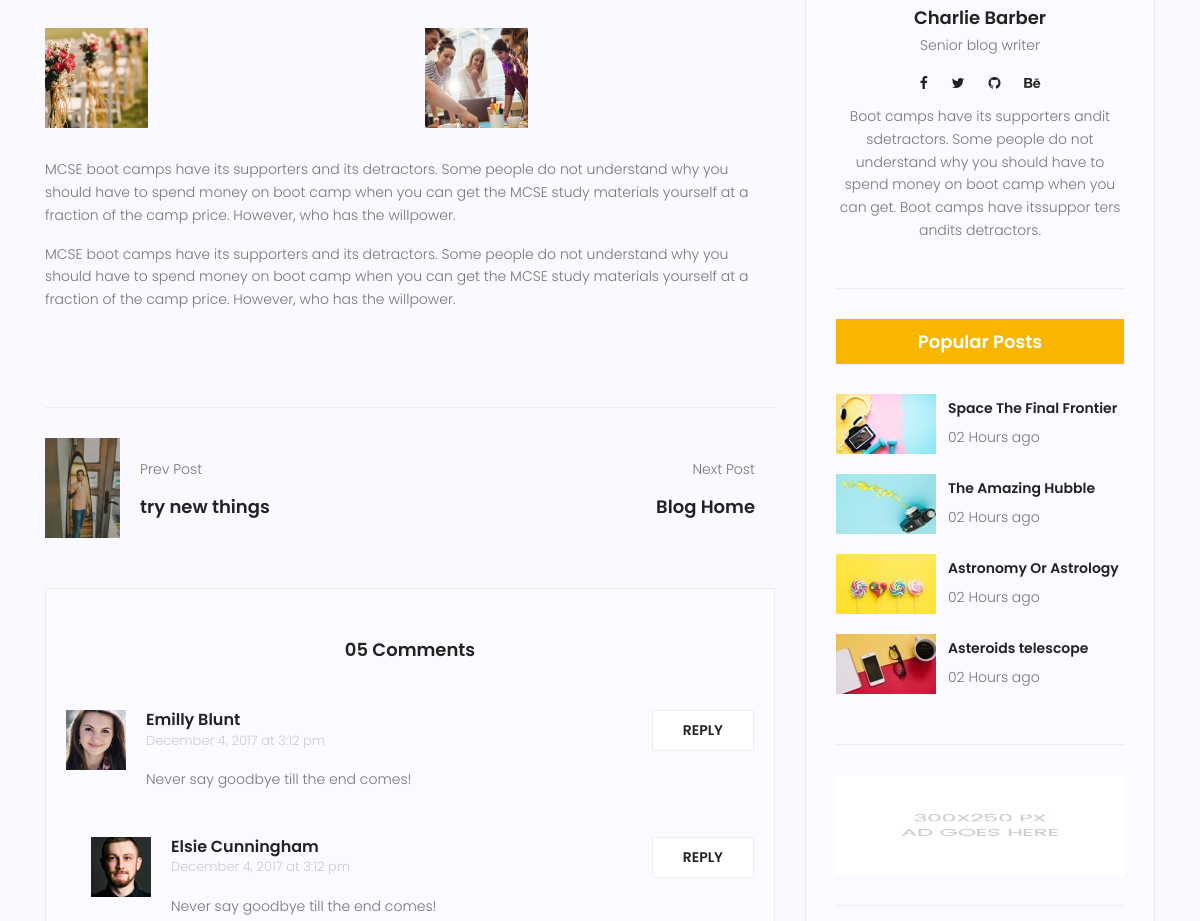
/blog/2 (middle part), run on an earlier commit of the app's database.
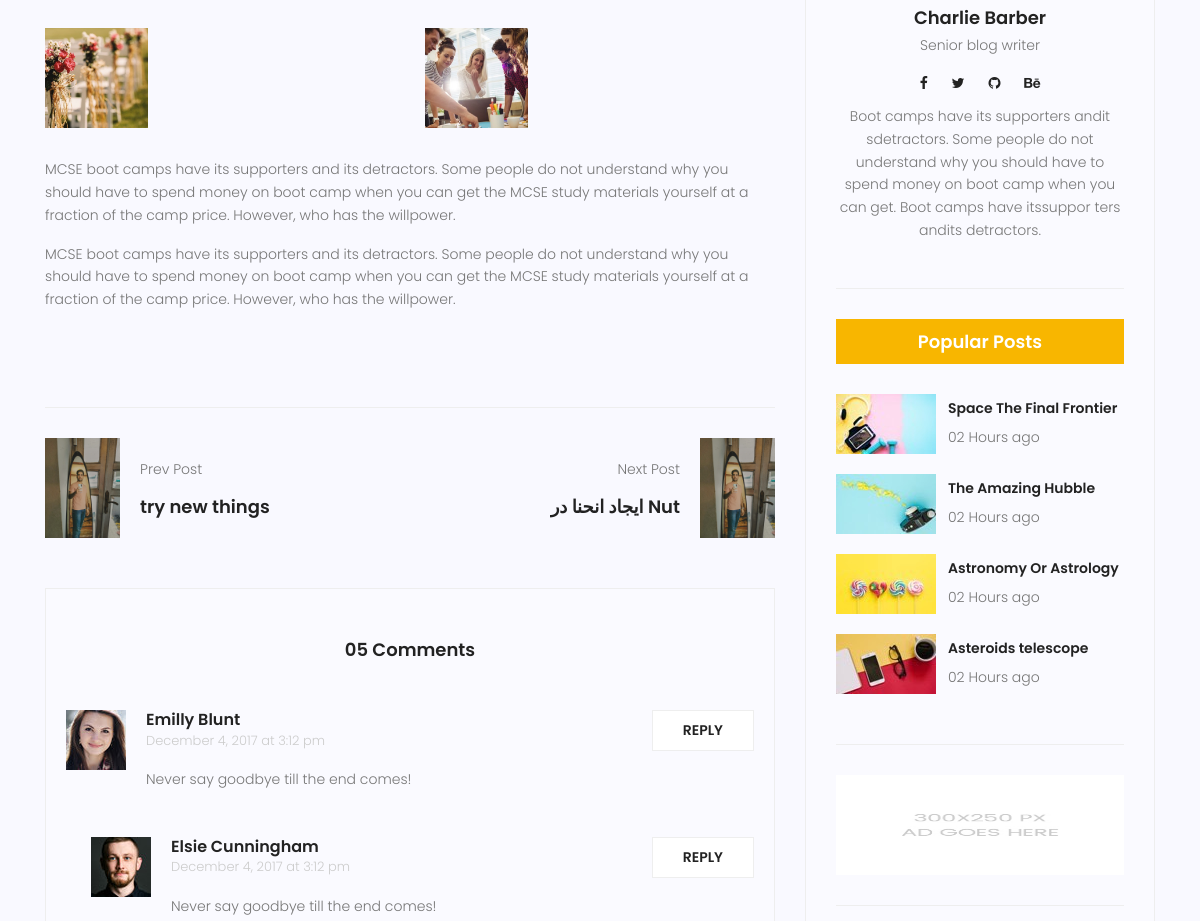
And on a later commit of the database.
### blog/models.py (models this page shows, shortened)
class post(models.Model):
    image = models.ImageField(upload_to='blog/', default='blog/defult.jpg')
    escriber = models.ForeignKey(User, on_delete=models.CASCADE, default=None)
    title = models.CharField(max_length=250)
    text = models.TextField()
    category = models.ManyToManyField(category)
    counted_views = models.IntegerField(default=0)
    status = models.BooleanField(default=False)
    creted_date = models.DateField(auto_now_add=True)
    updated_time = models.DateTimeField(auto_now_add=True)
    published_date = models.DateTimeField(null=True)
    class Meta:
        ordering = ['-creted_date']

### blog/views.py (the view)
# urls.py: path('<int:pid>', blog_single, name='blog_single'),
def blog_single(request, pid):
    Post = get_object_or_404(post, pk=pid)
    nextp = post.objects.filter(id__gt=Post.pk).order_by('pk').first()
    prep = post.objects.filter(id__lt=Post.pk).order_by('pk').last()
    context = {'Post':Post, 'nextp':nextp, 'prep':prep}
    return render(request,'blog/blog-single.html', context)

### templates/blog/blog-single.html (shortened to what the changed rows need)
	<!DOCTYPE html>
	{% load static %}
	{% load blog_tags %}
	<html lang="zxx" class="no-js">
	<head>
			<link rel="stylesheet" href="{% static 'css/linearicons.css' %}">
			<link rel="stylesheet" href="{% static 'css/font-awesome.min.css' %}">
			<link rel="stylesheet" href="{% static 'css/bootstrap.css' %}">
			<link rel="stylesheet" href="{% static 'css/magnific-popup.css' %}">
			<link rel="stylesheet" href="{% static 'css/jquery-ui.css' %}">
			<link rel="stylesheet" href="{% static 'css/nice-select.css' %}">
			<link rel="stylesheet" href="{% static 'css/animate.min.css' %}">
			<link rel="stylesheet" href="{% static 'css/owl.carousel.css' %}">
			<link rel="stylesheet" href="{% static 'css/main.css' %}">
		</head>
		<body>
			<section class="post-content-area single-post-area">
				<div class="container">
					<div class="row">
						<div class="col-lg-8 posts-list">
							<div class="navigation-area">
								<div class="row">
									<div class="col-lg-6 col-md-6 col-12 nav-right flex-row d-flex justify-content-end align-items-center">
										<div class="detials">
											{% if nextp %}
											<a href="{% url 'blog:blog_single' pid=nextp.id %}"><h4>{{ nextp.title }}</h4></a>
											{% else%}
											<a href="{% url 'blog:blog_home' %}"><h4>Blog Home</h4></a>
											{% endif %}
										</div>
										<div class="thumb">
											<a href="#"><img class="img-fluid" src="{{ nextp.image.url }}" alt=""></a>
										</div>
									</div>
								</div>
							</div>
						</div>
					</div>
				</div>
			</section>
		</body>
	</html>

What changed in the data, as far as the page shows it:
added post: title "ایجاد انحنا در Nut", image (picture)
Also different on the page:
text no longer shown: "Blog Home"
